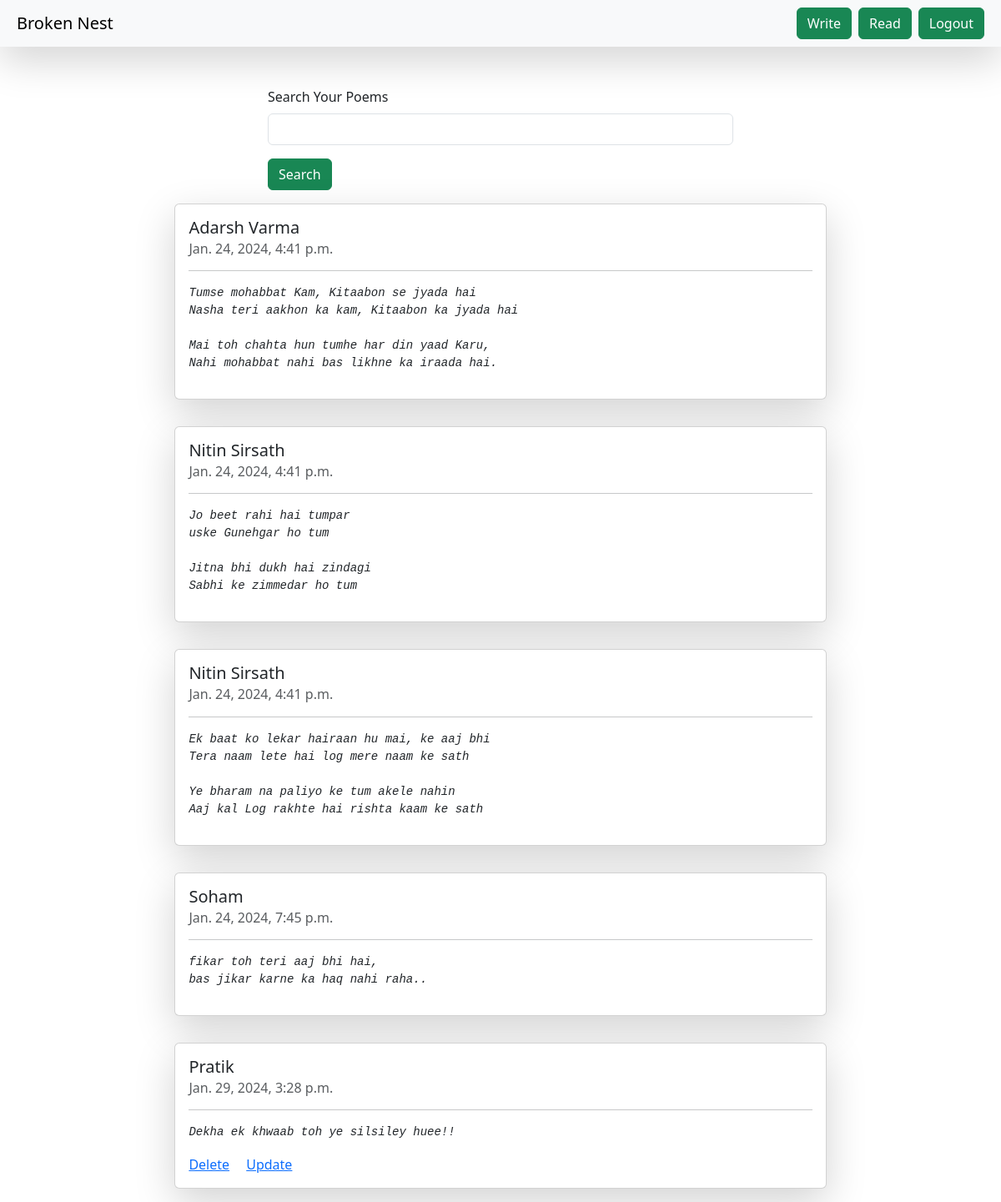
/ (signed in), run on the app's committed database.
### brokennest/models.py (models this page shows)
class books(models.Model):
    user = models.ForeignKey(User,on_delete = models.SET_NULL, null=True,blank=True)
    note_name = models.CharField(max_length = 200)
    note_description = models.TextField()
    created_time = models.DateTimeField(null=True)

### brokennest/views.py (the view)
# urls.py: path("", homepage, name = "homepage"),
def homepage(request):
    queryset = books.objects.all()
    if request.GET.get("Search"):
         queryset = queryset.filter(note_name__icontains = request.GET.get("Search"))
    context = {"notebook":queryset}
    return render(request, "notebook.html", context)

### brokennest/templates/notebook.html
{% extends "base.html" %}
{% block start %}
    <div class = "container mt-5">
          <div class="mt-5">
            <div class="mx-auto col-6">
            <form>
              <div class="mb-3">
                <label for="exampleInputEmail1" class="form-label">Search Your Poems</label>
                <input name="Search" type="text" class="form-control">
              </div>
              <button type="submit" class="btn btn-success">Search</button>
            </form>
            </div>
          </div>
          <div class="d-flex flex-column align-items-center">
            {% for note in notebook %}
            <div class="card my-3 shadow-lg" style="width: 70%;">
              <div class="card-body">
                <h5 class="card-title">{{note.note_name}}</h5>
                <h6 class="card-subtitle mb-2 text-muted">{{note.created_time}}</h6>
                <hr>
                <i class="card-text"><pre mt-2>{{ note.note_description }}</pre></i>
                {% if request.user.is_authenticated and request.user == note.user %}
                <a href="{% url 'delete_note' note.id %}" class="card-link">Delete</a>
                <a href="{% url 'update_note' note.id %}" class="card-link">Update</a>
                {% endif %}
              </div>
            </div>
            {% endfor %}
          </div>
    </div>
{% endblock %}

### data on the page
books: note_name "Adarsh Varma", created_time "Jan. 24, 2024, 4:41 p.m.", note_description "Tumse mohabbat Kam, Kitaabon se jyada hai Nasha teri aakhon ka kam, Kitaabon ka jyada hai Mai toh chahta hun tumhe har din yaad Karu, Nahi mohabbat nahi bas likhne ka iraada hai."
books: note_name "Nitin Sirsath", created_time "Jan. 24, 2024, 4:41 p.m.", note_description "Jo beet rahi hai tumpar uske Gunehgar ho tum Jitna bhi dukh hai zindagi Sabhi ke zimmedar ho tum"
books: note_name "Nitin Sirsath", created_time "Jan. 24, 2024, 4:41 p.m.", note_description "Ek baat ko lekar hairaan hu mai, ke aaj bhi Tera naam lete hai log mere naam ke sath Ye bharam na paliyo ke tum akele nahin Aaj kal Log rakhte hai rishta kaam ke sath"
books: note_name "Soham", created_time "Jan. 24, 2024, 7:45 p.m.", note_description "fikar toh teri aaj bhi hai, bas jikar karne ka haq nahi raha.."
books: note_name "Pratik", created_time "Jan. 29, 2024, 3:28 p.m.", note_description "Dekha ek khwaab toh ye silsiley huee!!", shows "Delete"
